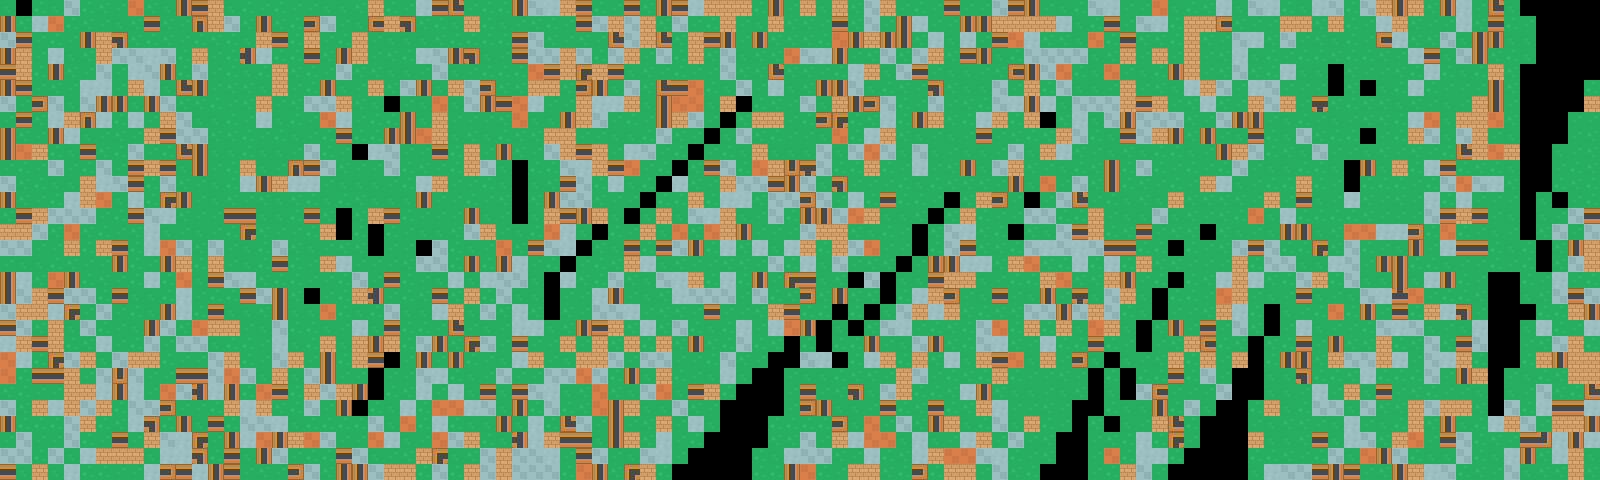

The image is a tile-based game level rendered from a .tmx file. Its description and source (layers, tilesets, objects; grid data summarised) follow:
An orthogonal 100x30 tile map with 16x16 px tiles, 2 tile layers (background, top1).

<map version="1.0" orientation="orthogonal" renderorder="right-down" width="100" height="30" tilewidth="16" tileheight="16" nextobjectid="1">
 <tileset firstgid="1" name="tilesheet" tilewidth="16" tileheight="16" spacing="1" tilecount="680">
  <image source="tilesheet.png" width="577" height="339" />
 </tileset>
 <layer name="background" width="100" height="30">
  <data>[3000 cells, 2806 non-empty, 21 distinct tile ids]</data>
 </layer>
 <layer name="top1" width="100" height="30">
  <data>[3000 cells, 0 non-empty, 0 distinct tile ids]</data>
 </layer>
</map>